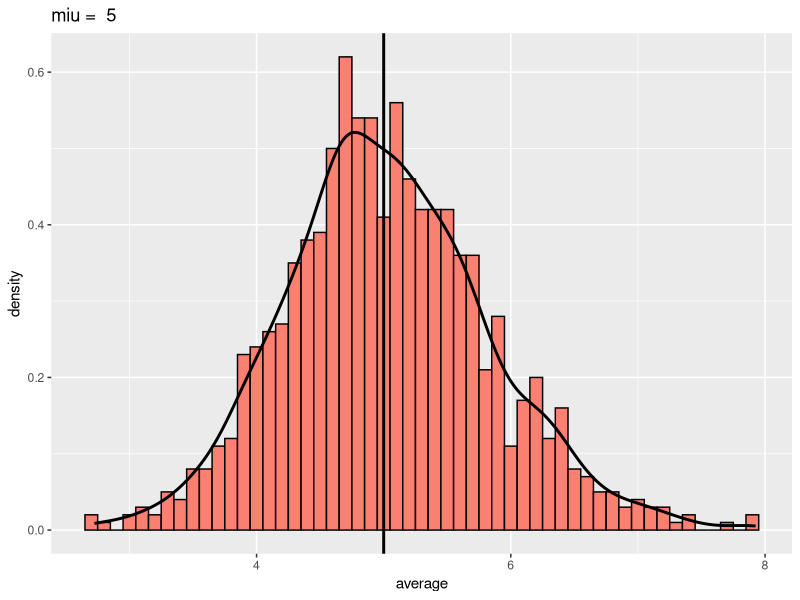
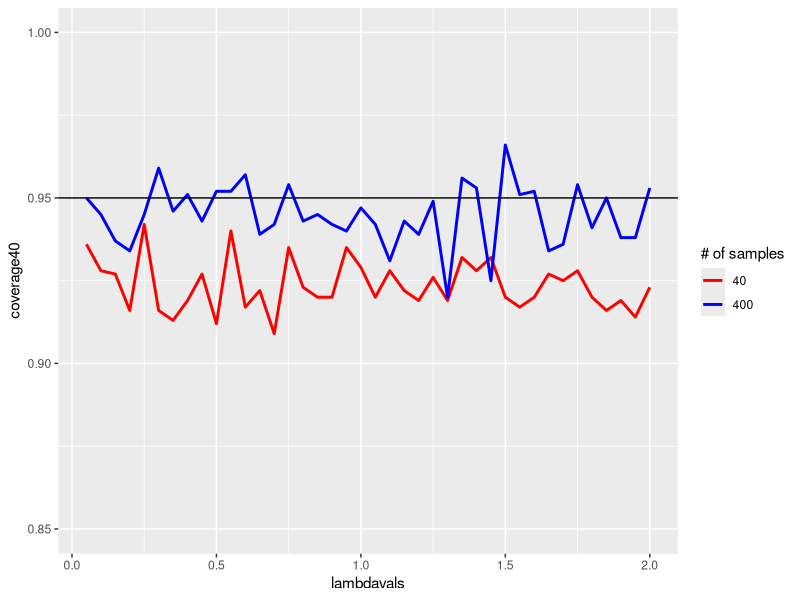

The R script that drew these images, in order:
## ---- chunk 1
nosim <- 1000
n<-40
lambda<-0.2
mean(apply(matrix(rexp(nosim*n, lambda), ncol=n), 1, mean))
1/lambda
## ---- chunk 2
nosim <- 1000
n<-40
lambda<-0.2
sd(apply(matrix(rexp(nosim*n, lambda), ncol=n), 1, mean))^2
(1/lambda)^2/n
## ---- chunk 3
library(data.table)
nosim <- 1000
n<-40
lambda<-0.2
df<-data.table(average=apply(matrix(rexp(nosim*n, lambda), ncol=n), 1, mean))
## ---- chunk 4
library(ggplot2)
g <- ggplot(df, aes(x = average)) + labs(title = paste('miu = ', 1/lambda))
g <- g + geom_histogram(fill = "salmon",binwidth=0.1, aes(y = ..density..), colour = "black")
g <- g + geom_density(size = 1) + geom_vline(xintercept = 1/lambda, size =1)
g
## ---- chunk 5
lambdavals <- seq(0.05, 2.0, by = 0.05)
nosim <- 1000
myLambcov<-function(lambda) {
xhats<-matrix(rexp(nosim*n, lambda), ncol=n)
miu<-apply(xhats, 1, mean)
S<-apply(xhats, 1, sd)
ll <- miu - 1.96*S/sqrt(n)
ul <- miu + 1.96*S/sqrt(n)
mean(ll < 1/lambda & ul > 1/lambda)
}
n<-40; coverage40 <- sapply(lambdavals, myLambcov )
n<-400; coverage400 <- sapply(lambdavals, myLambcov)
## ---- chunk 6
dat<-rbind(data.frame(sno=40,lambdavals,coverage=coverage40),data.frame(sno=400,lambdavals,coverage=coverage400))
library(ggplot2)
g <- ggplot()
g <- g + geom_line(data=data.frame(lambdavals,coverage40), aes(x=lambdavals,y=coverage40,color="40"),size=1)
g <- g + geom_line(data=data.frame(lambdavals,coverage400), aes(x=lambdavals,y=coverage400,color="400"),size=1)
g <- g + scale_colour_manual("# of samples",values = c("40" = "red","400" = "blue"))
g <- g + geom_hline(yintercept = 0.95)
g <- g + coord_cartesian(ylim = c(0.85,1))
g
